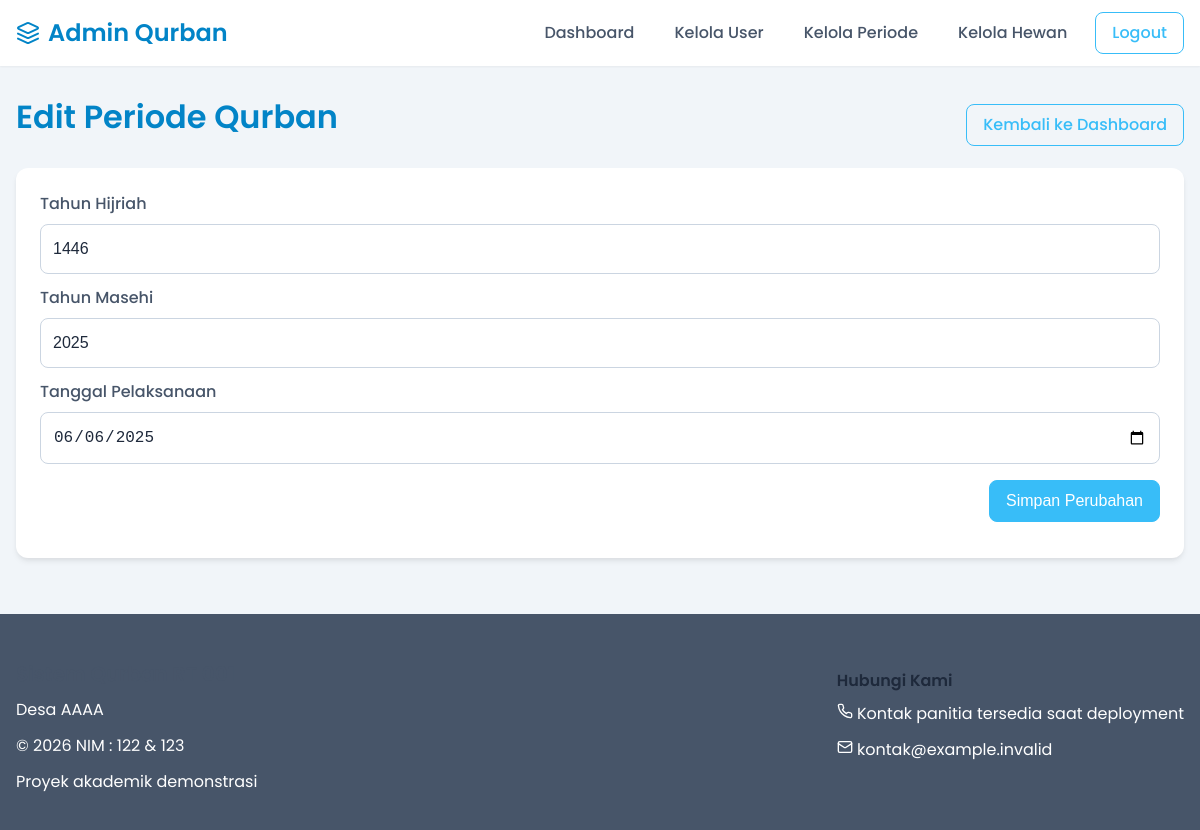
Screenshot of /admin/edit_periode.php?id=1 (signed in) with the database file from the repository.
### tables this page shows
CREATE TABLE `periode_qurban` (
  `id_periode` int(11) NOT NULL AUTO_INCREMENT,
  `tahun_hijriah` varchar(10) NOT NULL,
  `tahun_masehi` year(4) NOT NULL,
  `tanggal_pelaksanaan` date NOT NULL,
  `is_active` tinyint(1) DEFAULT 1,
  `created_at` timestamp NULL DEFAULT current_timestamp(),
  PRIMARY KEY (`id_periode`)
);

### admin/edit_periode.php (the view, shortened to what this page needs)
<?php
require_once '../config/database.php';
$id_periode = isset($_GET['id']) ? (int)$_GET['id'] : 0;
$periode = mysqli_fetch_assoc(mysqli_query($conn, "SELECT * FROM periode_qurban WHERE id_periode = $id_periode"));
?>
<!DOCTYPE html>
<html lang="id">
<head>
    <link rel="stylesheet" href="../src/styles/main.css">
</head>
<body>
    <?php include_once '../src/components/header_admin.php'; ?>
    <main class="main-content">
        <div class="container">
            <div class="d-flex justify-content-between align-items-center mb-4">
                <h1>Edit Periode Qurban</h1>
                <a href="kelola_periode.php" class="btn btn-outline-primary">Kembali ke Dashboard</a>
            </div>
            <div class="card">
                <div class="card-body">
                    <form method="POST">
                        <div class="mb-3">
                            <label for="tahun_hijriah" class="form-label">Tahun Hijriah</label>
                            <input type="text" id="tahun_hijriah" name="tahun_hijriah" class="form-control" value="<?php echo htmlspecialchars($periode['tahun_hijriah']); ?>" required>
                        </div>
                        <div class="mb-3">
                            <label for="tahun_masehi" class="form-label">Tahun Masehi</label>
                            <input type="number" id="tahun_masehi" name="tahun_masehi" class="form-control" value="<?php echo htmlspecialchars($periode['tahun_masehi']); ?>" required>
                        </div>
                        <div class="mb-3">
                            <label for="tanggal_pelaksanaan" class="form-label">Tanggal Pelaksanaan</label>
                            <input type="date" id="tanggal_pelaksanaan" name="tanggal_pelaksanaan" class="form-control" value="<?php echo htmlspecialchars($periode['tanggal_pelaksanaan']); ?>" required>
                        </div>
                        <div class="d-flex justify-content-between mt-4">
                            <button type="submit" name="update" class="btn btn-primary">Simpan Perubahan</button>
                        </div>
                    </form>
                </div>
            </div>
        </div>
    </main>
    <?php include_once '../src/components/footer.php'; ?>
</body>
</html>

### src/styles/main.css (style rules this page uses)
:root { --primary: #38bdf8; --primary-dark: #0284c7; --primary-light: #bae6fd; --secondary: #64748b; --secondary-light: #94a3b8; --secondary-dark: #475569; --accent: #f59e0b; --accent-light: #fcd34d; --success: #10b981; --warning: #f59e0b; --danger: #ef4444; --light: #f8fafc; --dark: #1e293b; --white: #ffffff; --gray-100: #f1f5f9; --gray-200: #e2e8f0; --gray-300: #cbd5e1; --gray-400: #94a3b8; --gray-500: #64748b; --space-1: 0.25rem; --space-2: 0.5rem; --space-3: 0.75rem; --space-4: 1rem; --space-5: 1.5rem; --space-6: 2rem; --space-8: 3rem; --radius-sm: 0.25rem; --radius-md: 0.5rem; --radius-lg: 0.75rem; --shadow-sm: 0 1px 2px rgba(0, 0, 0, 0.05); --shadow-md: 0 4px 6px -1px rgba(0, 0, 0, 0.08), 0 2px 4px -1px rgba(0, 0, 0, 0.04); --shadow-lg: 0 10px 15px -3px rgba(0, 0, 0, 0.08), 0 4px 6px -2px rgba(0, 0, 0, 0.04); --transition-fast: 150ms ease; --transition-normal: 250ms ease; --font-family-base: 'Poppins', system-ui, -apple-system, sans-serif; --font-family-heading: 'Poppins', system-ui, -apple-system, sans-serif; }
* { margin: 0; padding: 0; box-sizing: border-box; }
html { font-size: 16px; scroll-behavior: smooth; }
body { font-family: var(--font-family-base); line-height: 1.5; color: var(--dark); background-color: var(--gray-100); min-height: 100vh; display: flex; flex-direction: column; }
h1, h2, h3, h4, h5, h6 { font-family: var(--font-family-heading); font-weight: 600; line-height: 1.2; color: var(--dark); margin-bottom: var(--space-4); }
h1 { font-size: 2rem; font-weight: 600; color: var(--primary-dark); }
a { color: var(--primary-dark); text-decoration: none; transition: color var(--transition-fast); }
.container { width: 100%; max-width: 1200px; margin: 0 auto; padding: 0 var(--space-4); }
.main-content { flex: 1; padding: var(--space-6) 0; width: 100%; }
.card { background-color: white; border-radius: var(--radius-lg); box-shadow: var(--shadow-md); padding: var(--space-5); margin-bottom: var(--space-5); transition: transform var(--transition-normal), box-shadow var(--transition-normal); }
.card-body { margin-bottom: var(--space-3); }
.form-label { display: block; margin-bottom: var(--space-2); font-weight: 500; color: var(--secondary-dark); }
.form-control { width: 100%; padding: var(--space-3); font-size: 1rem; line-height: 1.5; color: var(--dark); background-color: var(--white); border: 1px solid var(--gray-300); border-radius: var(--radius-md); transition: border-color var(--transition-fast), box-shadow var(--transition-fast); }
.btn { display: inline-block; font-weight: 500; text-align: center; white-space: nowrap; vertical-align: middle; user-select: none; border: 1px solid transparent; padding: var(--space-2) var(--space-4); font-size: 1rem; line-height: 1.5; border-radius: var(--radius-md); transition: all var(--transition-fast); cursor: pointer; }
.btn-primary { color: white; background-color: var(--primary); border-color: var(--primary); }
.btn-outline-primary { color: var(--primary); background-color: transparent; border-color: var(--primary); }
.d-flex { display: flex; }
.justify-content-between { justify-content: space-between; }
.align-items-center { align-items: center; }
.mb-3 { margin-bottom: var(--space-3); }
.mb-4 { margin-bottom: var(--space-4); }
.mt-4 { margin-top: var(--space-4); }

### rows the page displays
periode_qurban: tahun_hijriah "1446", tahun_masehi "2025", tanggal_pelaksanaan "06/06/2025"
